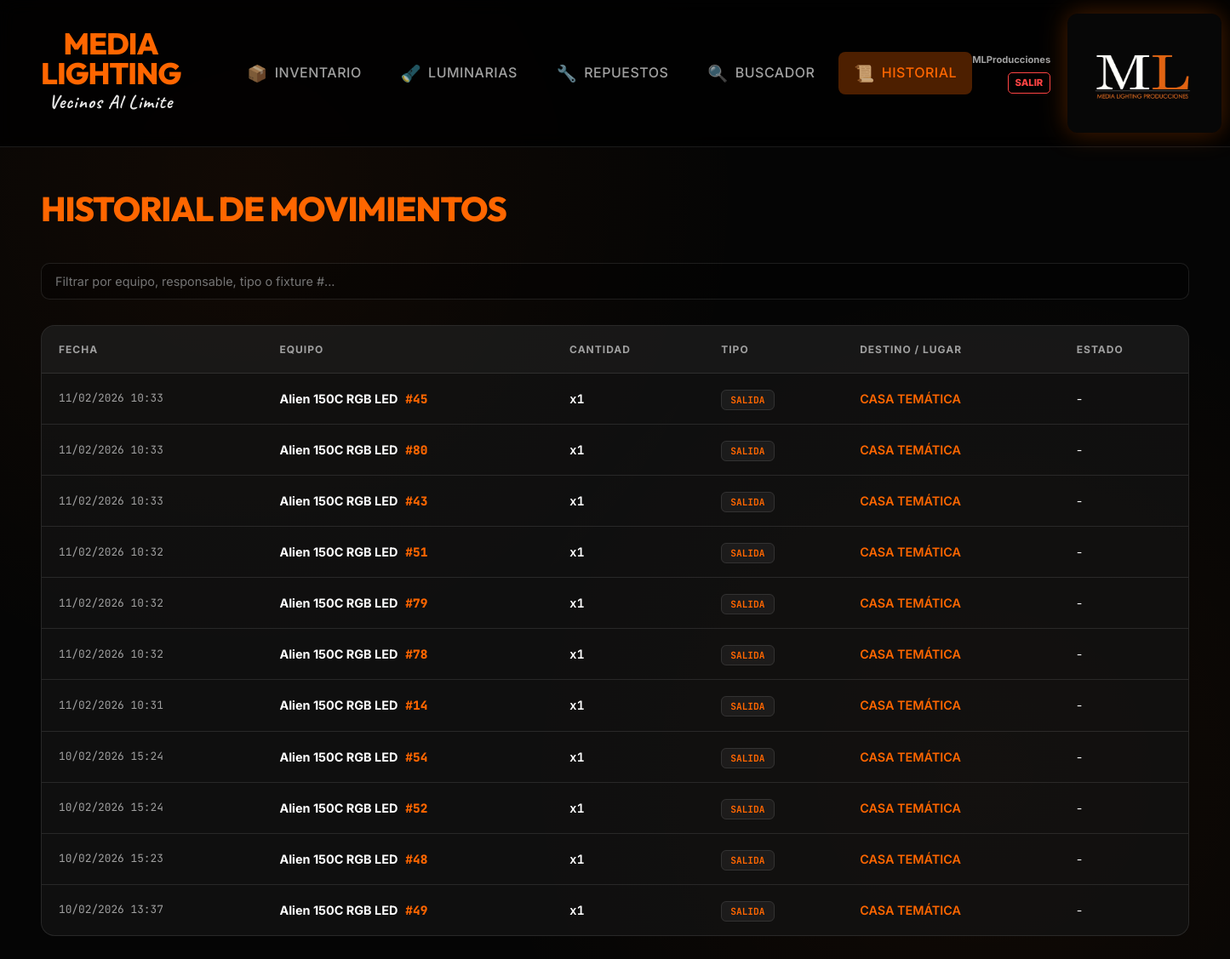
The page /historial (signed in) on the database its author committed.
### app.py (models this page shows)
class Historial(db.Model):
    id = db.Column(db.Integer, primary_key=True)
    equipo_id = db.Column(db.Integer, db.ForeignKey('equipo.id'), nullable=False)
    tipo = db.Column(db.String(20))
    usuario = db.Column(db.String(100))
    cantidad = db.Column(db.Integer, default=1)
    observaciones = db.Column(db.Text, default="") # Nuevo: Observaciones del movimiento
    estado_al_retorno = db.Column(db.String(50), default="Buen Estado") # Nuevo: Estado reportado (Dañado/OK)
    fecha = db.Column(db.DateTime, default=datetime.now)
    equipo_individual_id = db.Column(db.Integer, db.ForeignKey('equipo_individual.id'), nullable=True) # Vinculación opcional con equipo individual

class Equipo(db.Model):
    id = db.Column(db.Integer, primary_key=True)
    nombre = db.Column(db.String(100), nullable=False)
    categoria = db.Column(db.String(50), nullable=False)
    marca = db.Column(db.String(50))
    cantidad_total = db.Column(db.Integer, default=1)
    cantidad_en_uso = db.Column(db.Integer, default=0)
    fecha_ingreso = db.Column(db.String(10))
    observaciones = db.Column(db.Text, default="")
    danado = db.Column(db.Boolean, default=False) # Nuevo: Indicar si el equipo está dañado
    manual_filename = db.Column(db.String(200))
    gestion_individual = db.Column(db.Boolean, default=False) # True para equipos que se gestionan individualmente (ej: Luminarias)
    movimientos = db.relationship('Historial', backref='equipo', cascade="all, delete-orphan")
    documentos = db.relationship('Documento', backref='equipo', cascade="all, delete-orphan")
    compatibles = db.relationship(
        'Equipo',
        secondary='compatibilidad',
        primaryjoin='Equipo.id==compatibilidad.c.equipo_id',
        secondaryjoin='Equipo.id==compatibilidad.c.compatible_id',
        backref='es_compatible_con'
    )

class EquipoIndividual(db.Model):
    id = db.Column(db.Integer, primary_key=True)
    equipo_grupo_id = db.Column(db.Integer, db.ForeignKey('equipo.id'), nullable=False)
    numero_serie = db.Column(db.String(100), nullable=False)
    numero_fixture = db.Column(db.Integer)  # Número físico del equipo (1, 2, 3...)
    danado = db.Column(db.Boolean, default=False)
    observaciones_individuales = db.Column(db.Text, default="")
    fecha_ingreso = db.Column(db.String(10))
    en_uso = db.Column(db.Boolean, default=False)
    ubicacion_actual = db.Column(db.String(200))  # Última ubicación registrada
    equipo_grupo = db.relationship('Equipo', backref='equipos_individuales')
    movimientos = db.relationship('Historial', backref='equipo_individual', foreign_keys='Historial.equipo_individual_id')

### app.py (the view)
@app.route('/historial')
@login_required
def mostrar_historial():
    registros = Historial.query.order_by(Historial.id.desc()).all()
    return render_template('historial.html', registros=registros)

### app.py (called while the page is built)
def login_required(f):
    @wraps(f)
    def decorated_function(*args, **kwargs):
        if 'user_id' not in session:
            flash("Por favor, inicia sesión para acceder.", "warning")
            return redirect(url_for('login'))
        return f(*args, **kwargs)
    return decorated_function

### templates/historial.html (shortened to what this page needs)
{% extends "base.html" %}
{% block content %}
<h1>HISTORIAL DE MOVIMIENTOS</h1>
<div class="search-box" style="margin-bottom:30px;">
    <input type="text" id="filtroHistorial" onkeyup="filtrarH()"
        placeholder="Filtrar por equipo, responsable, tipo o fixture #...">
</div>
<div class="table-container">
    <table id="tablaHistorial">
        <thead>
            <tr>
                <th>FECHA</th>
                <th>EQUIPO</th>
                <th>CANTIDAD</th>
                <th>TIPO</th>
                <th>DESTINO / LUGAR</th>
                <th>ESTADO</th>
            </tr>
        </thead>
        <tbody>
            {% for h in registros %}
            <tr class="fila-h" style="{{ 'background: rgba(255,0,0,0.1);' if h.estado_al_retorno == 'Dañado' }}">
                <td style="color:var(--text-dim); font-family: 'JetBrains Mono'; font-size: 0.8rem;">
                    {{ h.fecha.strftime('%d/%m/%Y %H:%M') }}
                </td>
                <td>
                    <b>{{ h.equipo.nombre if h.equipo else "Eliminado" }}</b>
                    {% if h.equipo_individual %}
                    <span
                        style="color: var(--orange); font-family: 'JetBrains Mono'; font-weight: 800; margin-left: 5px;">
                        #{{ h.equipo_individual.numero_fixture }}
                    </span>
                    {% endif %}
                </td>
                <td><span style="font-family: 'JetBrains Mono'; font-weight: 700;">x{{ h.cantidad }}</span></td>
                <td>
                    <span class="badge" style="color: {{ 'var(--orange)' if h.tipo == 'SALIDA' else 'var(--green)' }}">
                        {{ h.tipo }}
                    </span>
                </td>
                <td>
                    <span style="color: var(--orange); font-weight: 600; text-transform: uppercase;">
                        {{ h.usuario }}
                    </span>
                </td>
                <td>
                    {% if h.tipo == 'RETORNO' %}
                    <span
                        style="color: {{ 'var(--red)' if h.estado_al_retorno == 'Dañado' else 'var(--green)' }}; font-weight:bold;">
                        {{ h.estado_al_retorno }}
                    </span>
                    {% else %}
                    -
                    {% endif %}
                </td>
            </tr>
            {% endfor %}
        </tbody>
    </table>
</div>
{% endblock %}

### templates/base.html (shortened to what this page needs)
<!DOCTYPE html>
<html lang="es">
<head>
  <link rel="stylesheet" href="{{ url_for('static', filename='style.css') }}?v=1.1">
</head>
<body>
  {% if 'user_id' in session %}
  <nav>
    <div class="nav-left">
      <div class="brand-wrapper">
        <div class="brand-name">MEDIA LIGHTING</div>
        <div class="brand-subtitle">Vecinos Al Limite</div>
      </div>
      <div class="nav-links">
        <a href="/inventario" class="{{ 'active' if request.path == '/inventario' }}"><span
            class="nav-icon">📦</span><span>INVENTARIO</span></a>
        <a href="/luminarias" class="{{ 'active' if request.path == '/luminarias' }}"><span
            class="nav-icon">🔦</span><span>LUMINARIAS</span></a>
        <a href="/repuestos" class="{{ 'active' if request.path.startswith('/repuesto') }}"><span
            class="nav-icon">🔧</span><span>REPUESTOS</span></a>
        <a href="/buscar" class="{{ 'active' if request.path == '/buscar' }}"><span
            class="nav-icon">🔍</span><span>BUSCADOR</span></a>
        <a href="/historial" class="{{ 'active' if request.path == '/historial' }}"><span
            class="nav-icon">📜</span><span>HISTORIAL</span></a>
      </div>
    </div>
    <div class="nav-right">
      <div style="display:flex; flex-direction:column; align-items:flex-end; gap:5px;">
        <span style="font-size:0.7rem; color:var(--text-dim); font-weight:700;">{{ session['username'] }}</span>
        <a href="/logout"
          style="color:var(--red); text-decoration:none; font-size:0.7rem; font-weight:800; border:1px solid var(--red); padding:3px 8px; border-radius:5px;">SALIR</a>
      </div>
      <img src="{{ url_for('static', filename='logo.jpg') }}" alt="ML" class="logo-header" style="margin-left:20px;">
    </div>
  </nav>
  {% endif %}
  <div class="container">
    {% block content %}{% endblock %}
  </div>
</body>
</html>

### static/style.css (style rules this page uses)
:root { --orange: #ff6600; --orange-glow: rgba(255, 102, 0, 0.3); --dark-bg: #050505; --card-bg: rgba(20, 20, 20, 0.7); --nav-bg: rgba(0, 0, 0, 0.8); --border: rgba(255, 255, 255, 0.1); --border-hover: rgba(255, 255, 255, 0.2); --text-main: #ffffff; --text-dim: #a0a0a0; --green: #00ff88; --red: #ff4444; --glass: blur(10px); }
body { font-family: 'Inter', sans-serif; background-color: var(--dark-bg); background-image: radial-gradient(circle at 20% 20%, rgba(255, 102, 0, 0.05) 0%, transparent 40%), radial-gradient(circle at 80% 80%, rgba(255, 102, 0, 0.05) 0%, transparent 40%); color: var(--text-main); margin: 0; line-height: 1.6; overflow-x: hidden; animation: fadeInPage 0.5s ease-out; }
nav { background: var(--nav-bg); backdrop-filter: var(--glass); -webkit-backdrop-filter: var(--glass); padding: 1rem 3rem; display: flex; justify-content: space-between; align-items: center; border-bottom: 1px solid var(--border); position: sticky; top: 0; z-index: 1000; }
.nav-left { display: flex; align-items: center; gap: 60px; }
.brand-wrapper { display: flex; flex-direction: column; align-items: center; justify-content: center; }
.brand-name { font-family: 'Outfit', sans-serif; font-weight: 800; color: var(--orange); font-size: 2.2rem; letter-spacing: -1px; text-transform: uppercase; line-height: 1; text-align: center; }
.brand-subtitle { font-family: 'Caveat', cursive; font-weight: 700; color: var(--text-main); font-size: 1.4rem; letter-spacing: 1px; margin-top: -2px; opacity: 0.9; text-align: center; }
.nav-links { display: flex; gap: 10px; }
.nav-links a { color: var(--text-dim); text-decoration: none; font-weight: 500; font-size: 1rem; padding: 10px 18px; border-radius: 8px; transition: all 0.3s cubic-bezier(0.4, 0, 0.2, 1); letter-spacing: 0.5px; display: flex; align-items: center; gap: 8px; }
.nav-icon { font-size: 1.2rem; opacity: 0.7; transition: transform 0.3s ease; }
.nav-links a.active { color: var(--orange); background: var(--orange-glow); }
.nav-right { display: flex; align-items: center; }
.logo-header { height: 140px; width: auto; object-fit: contain; border-radius: 12px; transition: transform 0.5s ease, filter 0.5s ease; filter: drop-shadow(0 0 15px rgba(255, 102, 0, 0.3)); }
.container { padding: 40px 3rem; max-width: 1400px; margin: 0 auto; }
.table-container, .form-box, .card { backface-visibility: hidden; -webkit-backface-visibility: hidden; transform: translateZ(0); }
h1, h2, h3 { font-family: 'Outfit', sans-serif; margin-top: 0; }
h1 { color: var(--orange); font-size: 2.5rem; font-weight: 800; margin-bottom: 2rem; letter-spacing: -1px; }
.table-container { border-radius: 16px; overflow: hidden; border: 1px solid var(--border); background: var(--card-bg); margin-top: 20px; }
table { width: 100%; border-collapse: collapse; }
th { background: rgba(255, 255, 255, 0.03); color: var(--text-dim); padding: 18px 20px; text-align: left; font-size: 0.75rem; font-weight: 700; text-transform: uppercase; letter-spacing: 1px; border-bottom: 1px solid var(--border); }
td { padding: 18px 20px; border-bottom: 1px solid var(--border); font-size: 0.9rem; color: var(--text-main); }
tr:last-child td { border-bottom: none; }
input, textarea, select { background: rgba(0, 0, 0, 0.3); border: 1px solid var(--border); color: white; padding: 12px 16px; border-radius: 10px; font-family: inherit; font-size: 0.9rem; transition: all 0.3s ease; width: 100%; box-sizing: border-box; }
.badge { padding: 4px 10px; border-radius: 6px; font-size: 0.7rem; font-weight: 700; font-family: 'JetBrains Mono', monospace; background: rgba(255, 255, 255, 0.05); color: var(--text-dim); border: 1px solid var(--border); }

### rows shown on the page
Historial: fecha "11/02/2026 10:33", equipo "Alien 150C RGB LED", equipo_individual.numero_fixture "45", cantidad "1", tipo "SALIDA", usuario "CASA TEMÁTICA"
Historial: fecha "11/02/2026 10:33", equipo "Alien 150C RGB LED", equipo_individual.numero_fixture "80", cantidad "1", tipo "SALIDA", usuario "CASA TEMÁTICA"
Historial: fecha "11/02/2026 10:33", equipo "Alien 150C RGB LED", equipo_individual.numero_fixture "43", cantidad "1", tipo "SALIDA", usuario "CASA TEMÁTICA"
Historial: fecha "11/02/2026 10:32", equipo "Alien 150C RGB LED", equipo_individual.numero_fixture "51", cantidad "1", tipo "SALIDA", usuario "CASA TEMÁTICA"
Historial: fecha "11/02/2026 10:32", equipo "Alien 150C RGB LED", equipo_individual.numero_fixture "79", cantidad "1", tipo "SALIDA", usuario "CASA TEMÁTICA"
Historial: fecha "11/02/2026 10:32", equipo "Alien 150C RGB LED", equipo_individual.numero_fixture "78", cantidad "1", tipo "SALIDA", usuario "CASA TEMÁTICA"
Historial: fecha "11/02/2026 10:31", equipo "Alien 150C RGB LED", equipo_individual.numero_fixture "14", cantidad "1", tipo "SALIDA", usuario "CASA TEMÁTICA"
Historial: fecha "10/02/2026 15:24", equipo "Alien 150C RGB LED", equipo_individual.numero_fixture "54", cantidad "1", tipo "SALIDA", usuario "CASA TEMÁTICA"
Historial: fecha "10/02/2026 15:24", equipo "Alien 150C RGB LED", equipo_individual.numero_fixture "52", cantidad "1", tipo "SALIDA", usuario "CASA TEMÁTICA"
Historial: fecha "10/02/2026 15:23", equipo "Alien 150C RGB LED", equipo_individual.numero_fixture "48", cantidad "1", tipo "SALIDA", usuario "CASA TEMÁTICA"
Historial: fecha "10/02/2026 13:37", equipo "Alien 150C RGB LED", equipo_individual.numero_fixture "49", cantidad "1", tipo "SALIDA", usuario "CASA TEMÁTICA"

### other values the page prints
{{ session['username'] }} "MLProducciones"
